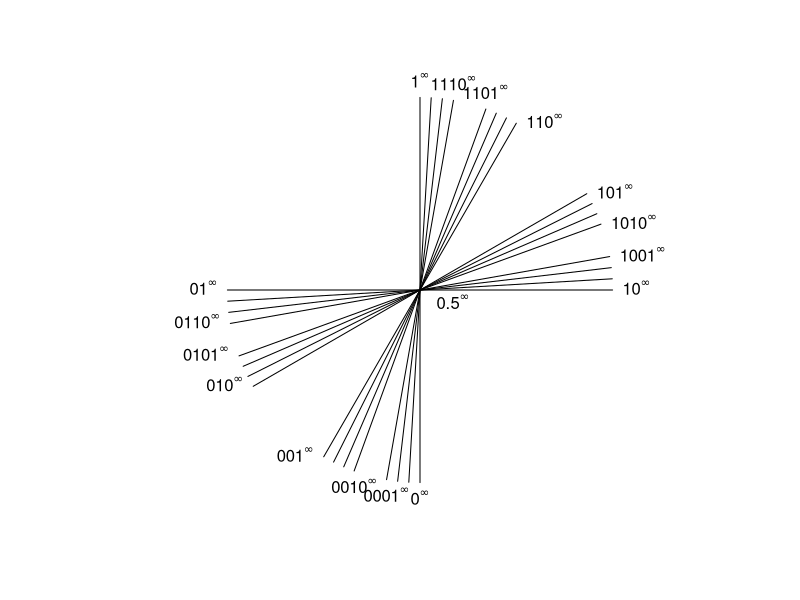

Reproduce this figure in R.
pdf(file="hilbcross.pdf")
par(pty="s")
par(xpd=TRUE)
plot(NA,xlim=c(-1,1),ylim=c(-1,1),asp=1,axes=FALSE,xlab='',ylab='')

theta <- seq(from=0,to=2*pi,len=100)


ang <- function(theta, ...){ segments(cos(theta),sin(theta),-cos(theta),-sin(theta),...)}
tex <- function(theta, labels,...){ text(cos(theta),sin(theta), labels=labels, ...)}

ang(0)
tex(0,expression(10^infinity),pos=4)
tex(-pi,expression(0*1^infinity),pos=2)

ang(pi/2)
tex(pi/2,expression(1^infinity),pos=3)
tex(-pi/2,expression(0^infinity),pos=1)

ang(theta=pi/6)
tex(theta=pi/6,expression(101^infinity),pos=4)
tex(theta=pi+pi/6,expression(0*1*0^infinity),pos=2)

ang(theta=pi/3)
tex(theta=pi/3,expression(110^infinity),pos=4)
tex(theta=pi+pi/3,expression(0*0*1^infinity),pos=2)

ang(pi/18)
tex(theta=pi/18,expression(1001^infinity),pos=4)
tex(theta=pi+pi/18,expression(0*1*1*0^infinity),pos=2)

ang(pi/2-pi/18)
tex(theta=pi/2-pi/18,expression(1110^infinity),pos=3)
tex(theta=3*pi/2-pi/18,expression(0*0*0*1^infinity),pos=1)

ang(pi/2-2*pi/18)
tex(theta=pi/2-2*pi/18,expression(1*1*0*1^infinity),pos=3)
tex(theta=3*pi/2-2*pi/18,expression(0*0*1*0^infinity),pos=1)

ang(2*pi/18)
tex(theta=2*pi/18,expression(1010^infinity),pos=4)
tex(theta=pi+2*pi/18,expression(0*101^infinity),pos=2)

ang(pi/54)
ang(pi/27)

ang(pi/9 + pi/54)
ang(pi/9 + pi/27)

ang(pi/2-pi/54)
ang(pi/2-pi/27)

ang(pi/2-(pi/9 + pi/54))
ang(pi/2-(pi/9 + pi/27))

text(0,0,expression(0.5^infinity),adj=c(-0.5,1.3))

  
dev.off()

